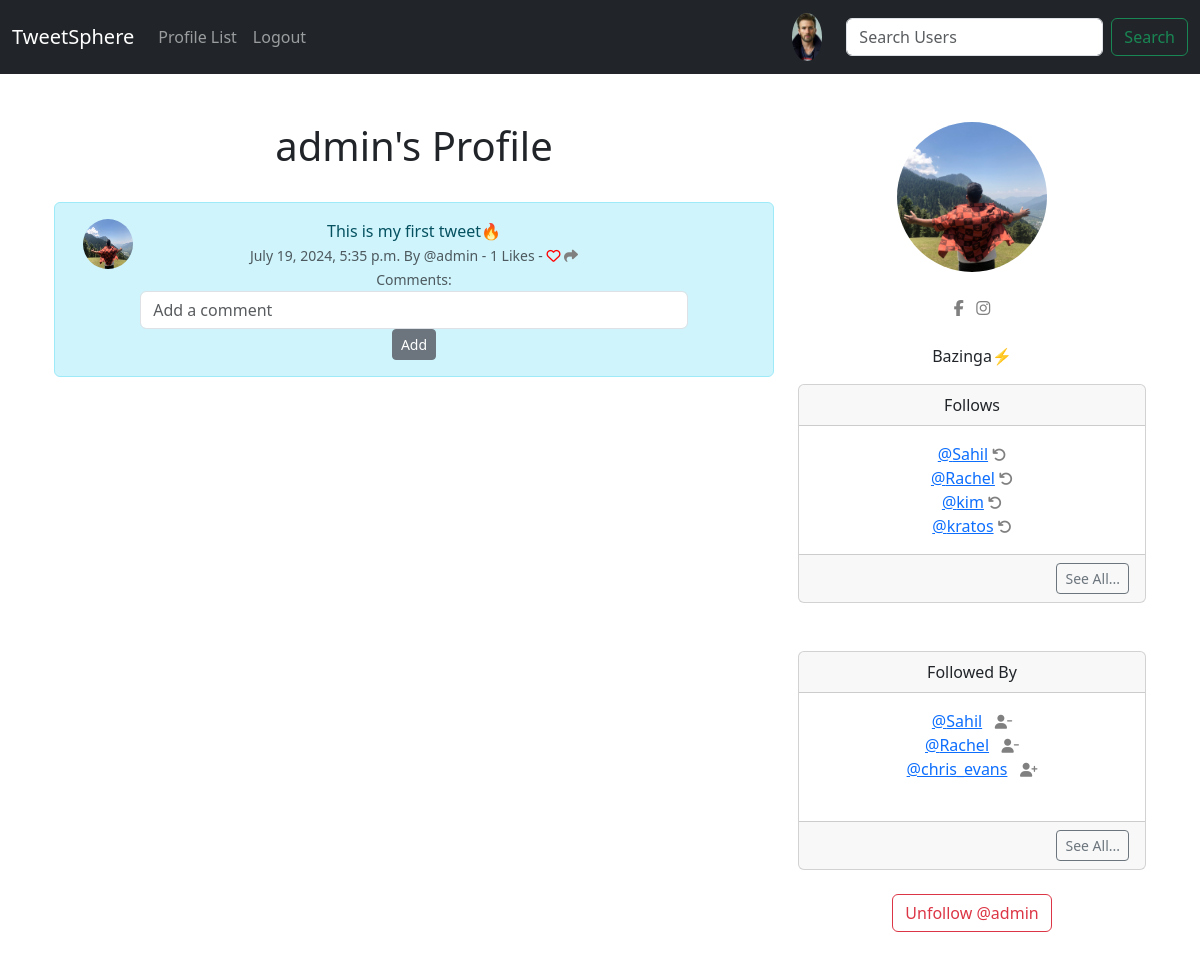
/profile/3 (signed in), run on an earlier commit of the app's database.
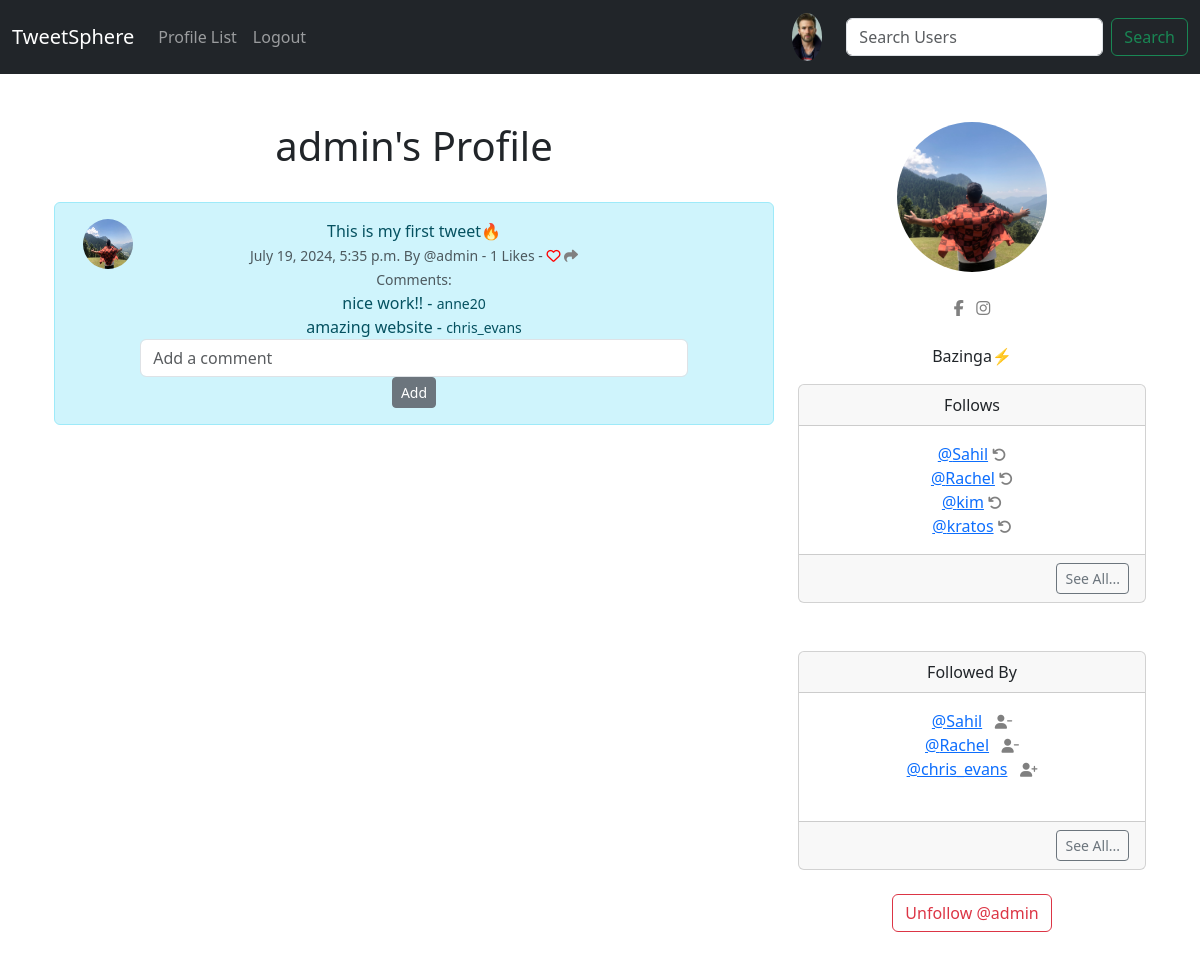
And on a later commit of the database.
### TweetSphere/models.py (models this page shows, shortened)
class Tweet(models.Model):
    user = models.ForeignKey(
        User,
        on_delete=models.DO_NOTHING,
        related_name='tweets'
    )  # related_name allows us to access user's tweets with user.tweets
    body = models.CharField(max_length=200)  # Maximum length for a tweet
    created_at = models.DateTimeField(auto_now_add=True)  # Automatically set creation time
    likes = models.ManyToManyField(User, related_name="tweet_like", blank=True)  # Users who liked the tweet
    def number_of_likes(self):
        return self.likes.count()

class Profile(models.Model):
    user = models.OneToOneField(User, on_delete=models.CASCADE)  # One-to-one relationship with User
    follows = models.ManyToManyField(
        "self",
        related_name="followed_by",
        symmetrical=False,  # Relationship is not symmetrical (user A can follow user B without B following A)
        blank=True
    )
    date_modified = models.DateTimeField(auto_now=True)  # Automatically set to the current time when modified
    profile_image = models.ImageField(null=True, blank=True, upload_to="images/")  # Profile picture
    profile_bio = models.CharField(null=True, blank=True, max_length=500)  # User biography
    facebook_link = models.CharField(null=True, blank=True, max_length=100)  # Facebook profile link
    instagram_link = models.CharField(null=True, blank=True, max_length=100)  # Instagram profile link
    def __str__(self):
        return self.user.username

class Comment(models.Model):
    tweet = models.ForeignKey(
        Tweet,
        related_name='comments',
        on_delete=models.CASCADE
    )  # Reference to the Tweet the comment is associated with
    user = models.ForeignKey(
        User,
        on_delete=models.CASCADE
    )  # User who made the comment
    body = models.TextField()  # Content of the comment
    created_at = models.DateTimeField(auto_now_add=True)  # Automatically set creation time

### TweetSphere/views.py (the view, shortened to what this page needs)
# urls.py: path('profile/<int:pk>', views.profile, name='profile'),
def profile(request, pk):
    if request.user.is_authenticated:
        profile = Profile.objects.get(user_id=pk)
        tweets = Tweet.objects.filter(user_id=pk).order_by("-created_at")
        comment_form = CommentForm(request.POST or None)
        context = {
            'profile': profile,
            'tweets': tweets,
            'comment_form': comment_form,
        }
        return render(request, 'profile.html', context)
    else:
        messages.success(request, "You must be logged in to view this page")
        return redirect('home')

### TweetSphere/forms.py
class CommentForm(forms.ModelForm):
    class Meta:
        model = Comment
        fields = ['body']

### TweetSphere/templates/profile.html (shortened to what the changed rows need)
{% extends 'base.html' %}
{% block content %}
{% load static %}
{% if profile %}
    <div class="container text-center">
        <div class="row">
            <div class="col-8">
                <h1>{{profile.user.username}}'s Profile</h1><br/>
                {% if tweets %}
                    {% for tweet in tweets %}
                    <div class="alert alert-info" role="alert">
                        <div class="container">
                            <div class="row">
                                <div class="col-1">
                                    {% if profile.profile_image %}
                                        <img src="{{ profile.profile_image.url }}" class="rounded-circle" width="50" height="50" alt={{profile.user.username}}>
                                    {% else %}
                                        <img src="{% static 'images/default_profile_pic.jpg' %}" class="rounded-circle" width="50" height="50" alt={{profile.user.username}}>
                                    {% endif %}
                                </div>
                                <div class="col-10">
                                    {{ tweet.body}}<br/>
                                    <small class="text-muted">
                                        {{ tweet.created_at }} By @{{ tweet.user.username}}
                                        - {{ tweet.number_of_likes}} Likes -
                                        {% if user in tweet.likes.all %}
                                            <a href="{% url 'tweet_like' tweet.id %}"><i class="fa-solid fa-heart" style="color:red"></i></a>
                                        {% else %}
                                            <a href="{% url 'tweet_like' tweet.id %}"><i class="fa fa-heart-o" style="color:red"></i></a>
                                        {% endif %}
                                        <a href="{% url 'tweet_show' tweet.id %}">
                                            <i class="fa-solid fa-share" style="color:gray"></i>
                                        </a>
                                    </small>
                                    <div class="comments-section">
                                        <small class="text-muted">Comments:</small>
                                        {% for comment in tweet.comments.all %}
                                            <div class="comment">{{ comment.body }} - <small>{{ comment.user.username }}</small></div>
                                        {% endfor %}
                                        <form method="POST" class="comment-form">
                                            <input type="text" name="body" placeholder="Add a comment" class="form-control">
                                            <button type="submit" class="btn btn-sm btn-secondary">Add</button>
                                        </form>
                                    </div>
                                </div>
                            </div>
                        </div>
                    </div>
                    {% endfor %}
                {% else %}
                    <p>No tweets available.</p>
                {% endif %}
            </div>
            <div class="col-4">
                {% if profile.profile_image %}
                <br/><br/>
                {% endif %}
                <br/><br/>
                <div class="card">
                    <div class="card-body">
                        <p class="card-text">
                            {% for following in profile.follows.all %}
                            <a href="{% url 'profile' following.user.id %}">@{{ following }}</a>
                            <a href="{% url 'unfollow' following.user.id%}">
                                <i class="fa fa-undo small" aria-hidden="true" style="color:gray"></i>
                            </a><br/>
                            {% endfor %}
                        </p>
                    </div>
                </div>
                <br/><br/>
                <div class="card">
                    <div class="card-body">
                        <p class="card-text">
                            {% for following in profile.followed_by.all|slice:3 %}
                                <a href="{% url 'profile' following.user.id %}">@{{ following }}</a>&nbsp;&nbsp;
                                {% if following in profile.follows.all %}
                                <a href="{% url 'unfollow' following.user.id %}">
                                    <i class="fa fa-user-minus small" style="color:gray"></i>
                                </a>
                                {% else %}
                                <a href="{% url 'follow' following.user.id %}">
                                    <i class="fa fa-user-plus small" style="color:gray"></i>
                                </a>
                                {% endif %}
                                <br/>
                            {% endfor %}
                            <br/>
                        </p>
                    </div>
                </div>
                <br/>
                <br/>
            </div>
        </div>
    </div>
{% endif %}
{% endblock %}

What changed in the data, as far as the page shows it:
added Comment: body "nice work!!", user.username "anne20"
added Comment: body "amazing website", user.username "chris_evans"
